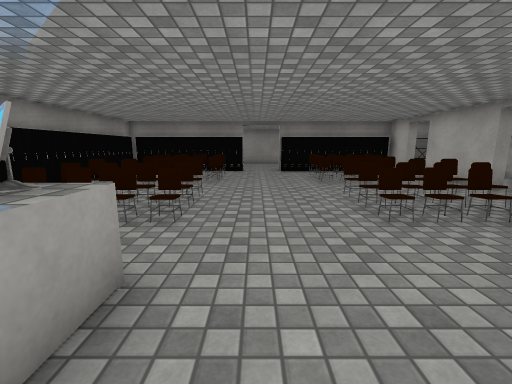
view 1 (above)

17 first-person views from a walk through a scene from a Unity 3-D project. The camera is 1.3 m above the floor, tilts 10° down and sees 90° across. The floor is counted in squares, 1 m on a side. Each view is taken from the middle of a square. On the plan, view 1 faces up. The plan holds only what a view shows up to about 13 squares ahead; the rest is blank. The player is left out. Surface patterns are stand-ins for the level's own textures.

view 2
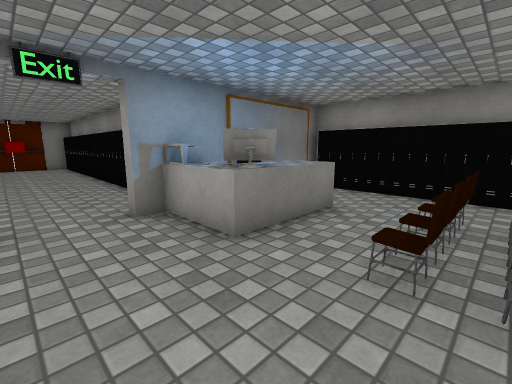

view 3
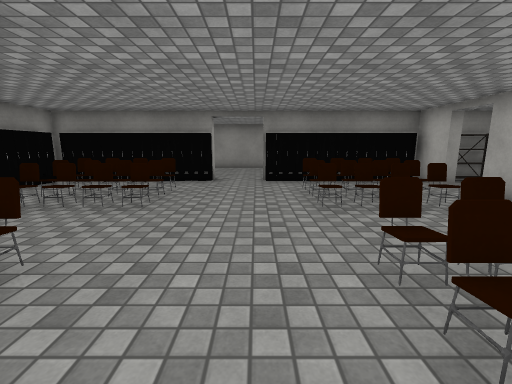

view 4
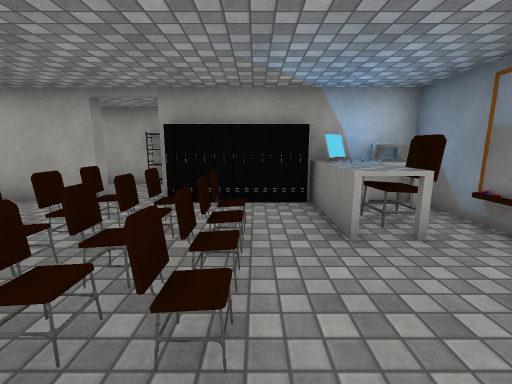

view 5
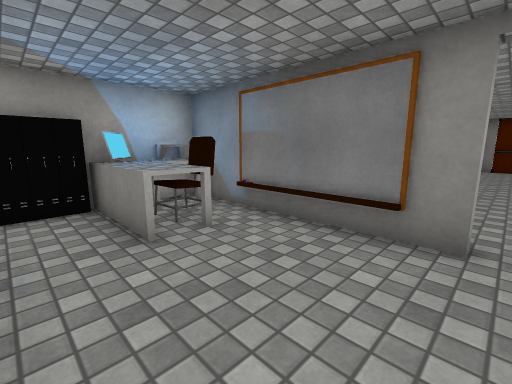

view 6
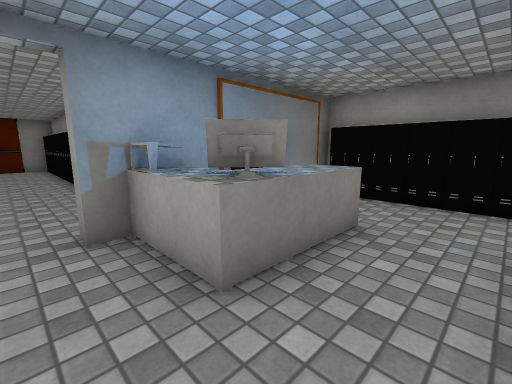

view 7
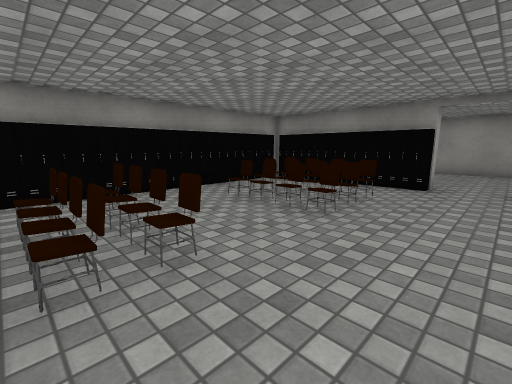

view 8
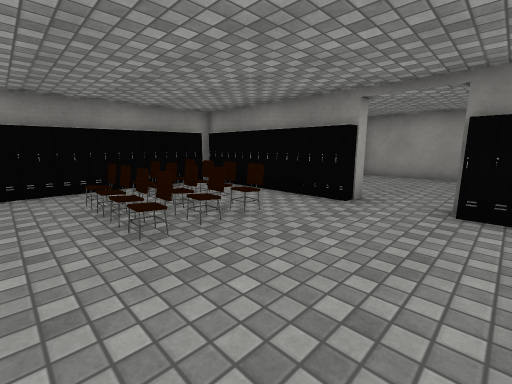

view 9
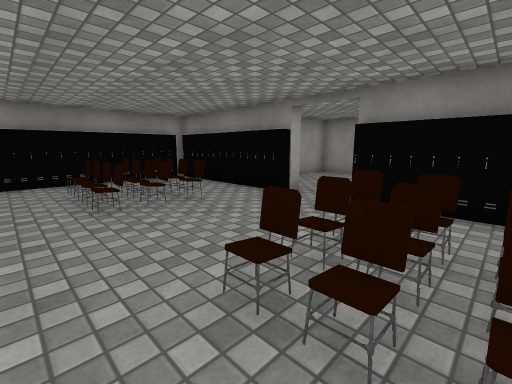

view 10
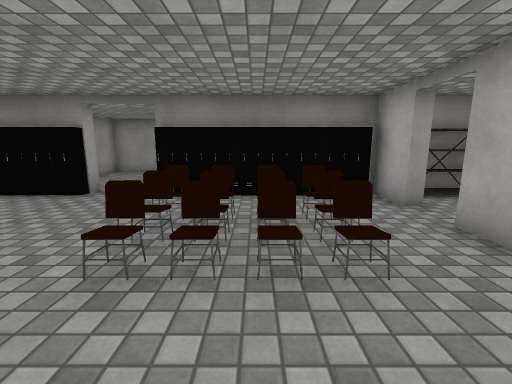

view 11
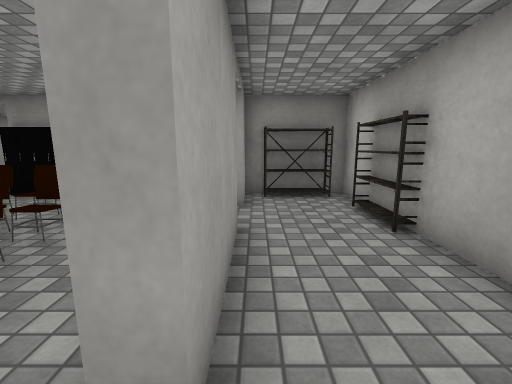

view 12
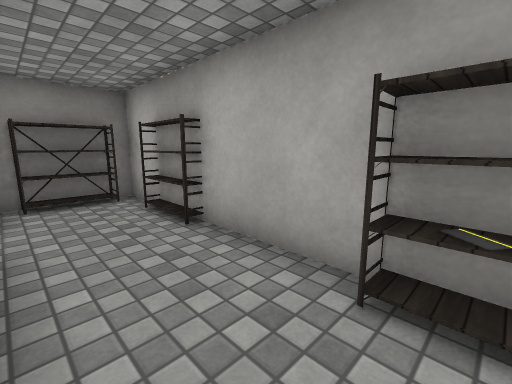

view 13
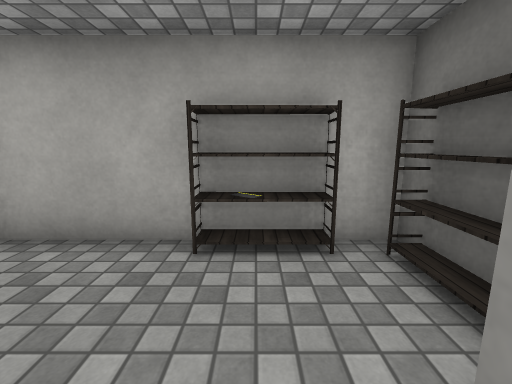

view 14
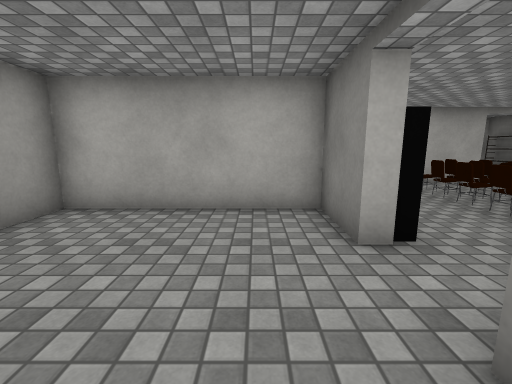

view 15
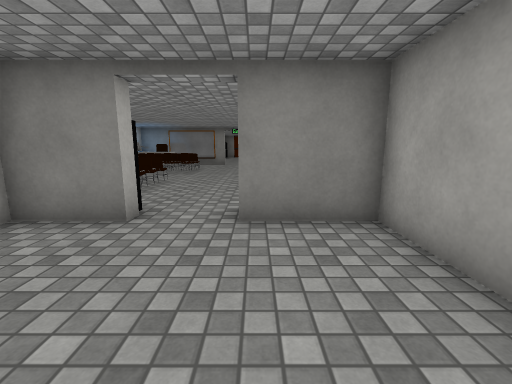

view 16
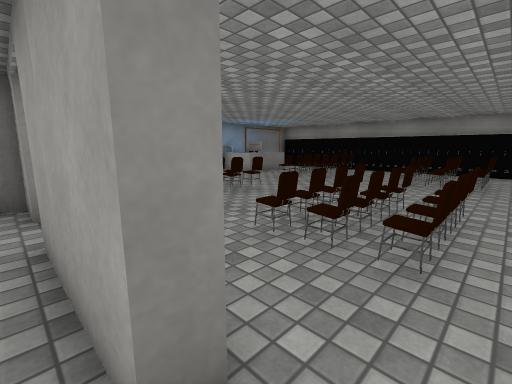

view 17
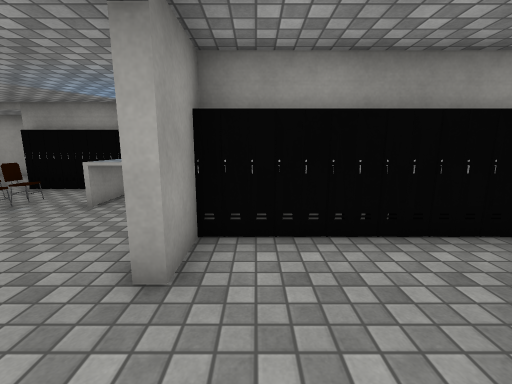

### Floor plan
Key: @ floor where view 1 was taken; # wall or solid block; x gap in a wall; . floor; / step, stairs or slope; C chair; E desk; W whiteboard; S shelf; L locker; K keycard; O other object.
Columns run from 7 left of view 1 to 11 right of it. Each row starts with its distance up from view 1.
 20     #######
 19     #.....#
 18     #.....#
 17     #.....#
 16     #.....#
 15     #.....#
 14 #######..#######S##
 13 #.............##..#
 12 #..........CC....S#
 11 #..CCC....CCC.##.S#
 10 #..CCC........##..#
  9 #.............##..#
  8 #.............##.S#
  7 #../x.....C......K#
  6 #..//C.....C..##.S#
  5 #..Cx/....C...L#S##
  4 #..///........L
  3 #...........EEL
  2 #..EEEE.....CCE
  1 #..EOEE.....CCE
  0 ###W###@.###W##
 -1       ....#
 -2       ....#
 -3       ....#
 -4      #....#
 -5      #....
 -6      #....
 -7      #....
 -8      #....
 -9      #....
-10       ....
-11       ....
-12       ....
-13       .OO.
-14       ####

Positions as (right, up) in squares from view 1, and headings:
1: (0, 0), facing up
2: (1, 5), facing down-left
3: (1, 4), facing up
4: (1, 4), facing right
5: (1, 4), facing down-right
6: (0, 4), facing down-left
7: (1, 5), facing up-left
8: (2, 8), facing up-left
9: (4, 8), facing up-left
10: (4, 7), facing up
11: (8, 7), facing up
12: (8, 7), facing up-right
13: (7, 7), facing right
14: (-2, 16), facing right
15: (-1, 19), facing down
16: (8, 12), facing down-left
17: (-1, -1), facing right
